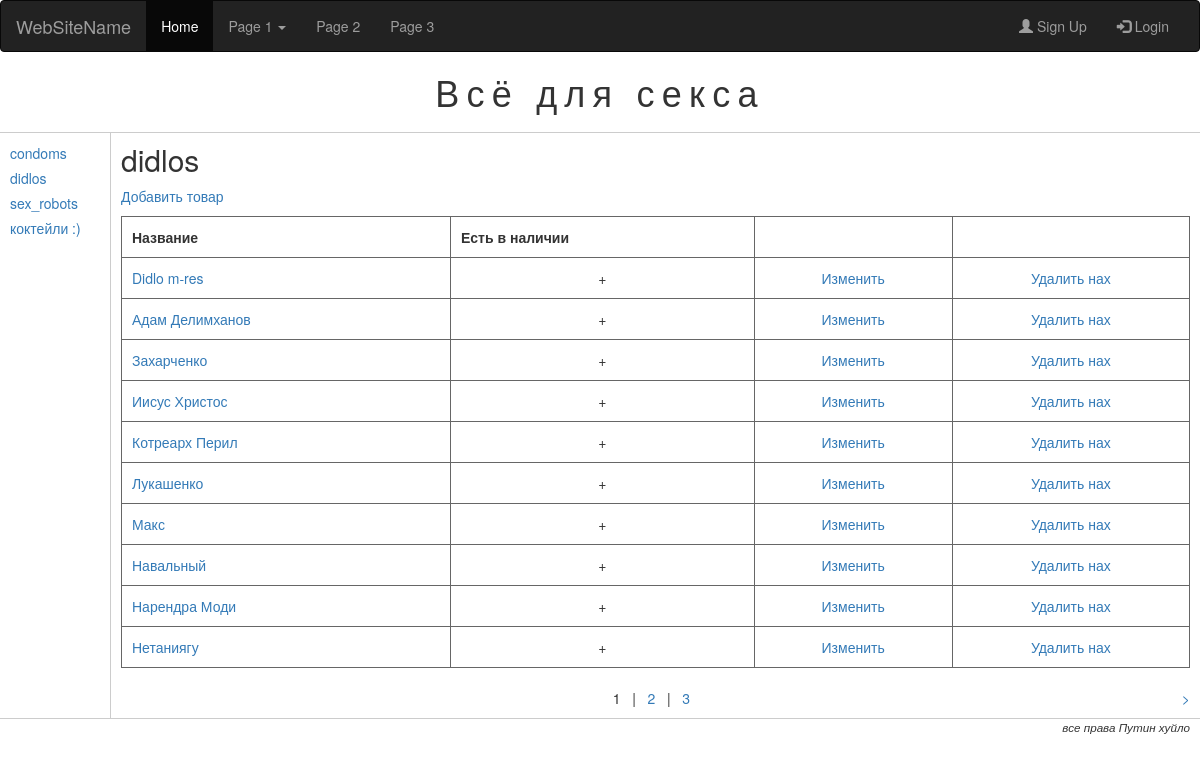
Screenshot of /goods/1/ with the database file from the repository.
### startup/models.py (models this page shows, shortened)
class Category(models.Model):
    name = models.CharField(max_length = 30, unique = True)

class Good(models.Model):
    name =  models.CharField(max_length =50, unique = True)
    description =  models.TextField()
    in_stock = models.BooleanField(default =  True, db_index = True)
    category =  models.ForeignKey(Category, null= True, blank = True, on_delete = models.SET_NULL)
    """class  Meta:
        ordering = ["-price", "name"]
        unique_together = ("category", "name", "price")
        verbose_name = "товар"
        verbose_name_plural = "товары" """

### startup/twviews.py (the view)
# urls.py: url(r'^(?:(?P<cat_id>\d+)/)?$', GoodListView.as_view(), name="index"),
class GoodListView(ListView, CategoryListMixin):
    template_name = "index.html"
    paginate_by = 10
    cat = None
    def get(self, request, *args, **kwargs):
        if self.kwargs["cat_id"] == None:
            self.cat = Category.objects.first()
        else:
            self.cat = Category.objects.get(pk = self.kwargs["cat_id"])
        return super(GoodListView, self).get(self, *args, **kwargs)
    def get_context_data(self, **kwargs):
        context = super(GoodListView, self).get_context_data(**kwargs)
        context["category"] = self.cat
        return context
    def get_queryset(self):
        return Good.objects.filter(category = self.cat).order_by("name")

### startup/twviews.py (called while the page is built)
    def get_context_data(self, **kwargs):
        context = super(CategoryListMixin, self).get_context_data(**kwargs)
        context["cats"] =Category.objects.order_by("name")
        return context

### templates/index.html (shortened to what this page needs)
{% extends "base.html" %}
{% block main %}
      <h2> {{category.name}} </h2>
      <p><a href="{% url "good_add" cat_id=category.id %}?page={{ page_obj.number }}">Добавить товар</a></p>
        <table>
    	    <tr>
    	      <th> Название</th>
    	      <th> Есть в наличии</th>
            <th>&nbsp;</th>
            <th>&nbsp;</th>
    	    </tr>
    	    {% for good in object_list %}
    	      <tr>
    	        <td><a href="{%  url "good" good_id=good.id %}?page={{page_obj.number}}">{{good.name}}</a></td>
    	        <td class = "centered"> {% if good.in_stock %} + {% endif %}</td>
              <td class="centered"><a href="{% url "good_edit" good_id=good.id %}?page={{ page_obj.number }}">Изменить</a></td>
              <td class="centered"><a href="{% url "good_delete" good_id=good.id %}?page={{ page_obj.number }}">Удалить нах</a></td>
    	      </tr>
    	    {% endfor %}
        </table>
        {% if paginator.num_pages > 1 %}
          <div id="pagination">
        {% if page_obj.has_next %}
         <div id="next-page"><a href="{% url "index" cat_id=category.pk %}?page={{ page_obj.next_page_number }}"> &gt;</a></div> {% endif %}
         <div id = "num-pages">
          {% for pn in paginator.page_range %}
            {% if not forloop.first %}
              &nbsp;&nbsp;|&nbsp;&nbsp;
            {% endif %}
            {% if page_obj.number != pn %}
              <a href="{% url "index" cat_id=category.pk %}?page={{ pn }}">
            {% endif%}
            {{ pn }}
            {% if page_obj.number != pn %}
              </a>
            {% endif %}
          {% endfor %}
        </div>
    </div>
{% endif %}
{% endblock %}

### templates/base.html (shortened to what this page needs)
{% load staticfiles %}
<!doctype html>
<html>
  <head>
  <link rel="stylesheet" href="https://maxcdn.bootstrapcdn.com/bootstrap/3.3.7/css/bootstrap.min.css">
    <link type="text/css" href ="{% static "main.css" %}" rel="stylesheet">
  </head>
  <body>
     <nav class="navbar navbar-inverse">
  <div class="container-fluid">
    <div class="navbar-header">
      <a class="navbar-brand" href="#">WebSiteName</a>
    </div>
    <div class="collapse navbar-collapse" id="myNavbar">
      <ul class="nav navbar-nav">
        <li class="active"><a href="#">Home</a></li>
        <li class="dropdown">
          <a class="dropdown-toggle" data-toggle="dropdown" href="#">Page 1 <span class="caret"></span></a>
        </li>
        <li><a href="#">Page 2</a></li>
        <li><a href="#">Page 3</a></li>
      </ul>
      <ul class="nav navbar-nav navbar-right">
        <li><a href="#"><span class="glyphicon glyphicon-user"></span> Sign Up</a></li>
        <li><a href="#"><span class="glyphicon glyphicon-log-in"></span> Login</a></li>
      </ul>
    </div>
  </div>
</nav>
    <div id = "header">
      <h1> Всё для секса </h1>
    </div>
    <div id="leftmenu">
      <ul>
        {% for cat in cats %}
          <li><a href="{% url "index" cat_id=cat.id%}">{{cat.name}}</a> </li>
        {% endfor %}
      </ul>
    </div>
    <div id="main">
       {% block main %}
       {% endblock %}
    </div>
    <div id = "footer">
        <p>все права Путин хуйло</p>
      </div>
  </body>
</html>

### static/main.css (style rules this page uses)
body { margin: 0px; padding: 0px; }
#header { text-align: center; border-bottom: 1px #cccccc solid; }
#header h1 { margin: 20px 0px 20px 0px; letter-spacing: 0.2em; }
#leftmenu { float:left; width: 100px; padding: 10px; }
#leftmenu ul { margin: 0px; padding: 0px; }
#leftmenu ul li { list-style-type: none; margin-bottom: 5px; }
#main { margin-left: 110px; border-left: 1px #cccccc solid; padding: 10px; }
#main h2 { margin: 0px 0px 10px 0px; }
#main table { width:100%; border-collapse: collapse; }
#main table td, #main table th { border: 1px #666666 solid; padding: 10px; }
#main table td.centered { text-align: center; }
#footer { text-align: right; border-top: 1px #cccccc solid; padding-right: 10px; }
#footer p { font-size: smaller; font-style: italic; }
#pagination { margin-top: 20px; }
#pagination #num-pages { text-align: center; }
#pagination #next-page { float: right; }

### rows the page displays
Category: name "condoms"
Category: name "didlos"
Category: name "sex_robots"
Category: name "коктейли :)"
Good: name "Didlo m-res"
Good: name "Адам Делимханов"
Good: name "Захарченко"
Good: name "Иисус Христос"
Good: name "Котреарх Перил"
Good: name "Лукашенко"
Good: name "Макс"
Good: name "Навальный"
Good: name "Нарендра Моди"
Good: name "Нетаниягу"

### other values shown
{{ pn }} "1" "2" "3"
